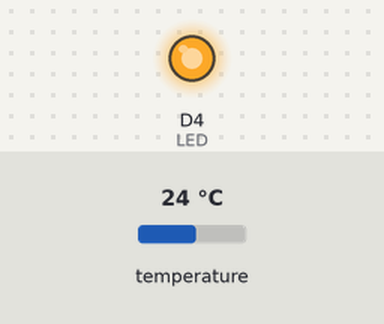
This sketch was run on a simulated Arduino Nano 33 BLE. On the bench: output pins drawn as LEDs (lit = HIGH). Inputs (shaded band) come from the test bench; at power-on: temperature 24 °C.

Above: at 0.1 s.
Timing chart, 0 to 1.6 s (numbered marks = the images above):
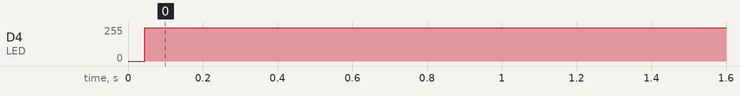

The sketch:

Tx.ino
```cpp
#include <Arduino_LPS22HB.h> //Include library to read Pressure
#include <Arduino_HTS221.h> //Include library to read Temperature and Humidity

#define DELAY 4
//#define DELAY 1
#define LED 4 //Output pin where LED is connected
#define ID 180 //ID of Receiver
#define BITLENGTH 8 //1 Byte
#define FIRSTBIT pow(2,(BITLENGTH-1))//MSB Value
#define TRUE 1

int i, j;
int count=0;
//long Timer = millis();
//float voltage;
void writeByte(char);
//int counter=0;


float Pressure;
float Temperature, Humidity;

//int c = 0;

void setup() {
 //Setting the LED as Output
 pinMode(LED,OUTPUT);
 //Serial.begin(19200);
 //while (!Serial);
 // Serial.println("Started");
BARO.begin();
  //  if (!BARO.begin()) //Initialize Pressure sensor
 // { Serial.println("Failed to initialize Pressure Sensor!"); while (1);}
HTS.begin();
 // if (!HTS.begin()) //Initialize Temperature and Humidity sensor
  //{ Serial.println("Failed to initialize Temperature and Humidity Sensor!"); while (1);}


//delay(20);
}


void loop()
{
//if ((millis()-Timer)<20000000000000000000)
//{
//Read Pressure value
//Pressure = BARO.readPressure();
//Read Temperature value
Temperature = HTS.readTemperature();
//Read Humidity value
//Humidity = HTS.readHumidity();
writeByte(ID); //Sending ID of Receiver
writeByte(Temperature);//sending the temperature to the receiver
//writeByte(Pressure);//sending the  Pressure to the receiver
//writeByte(Humidity);//sending the  Humidity  to the receiver
/*float temperature = (float)Temperature*5/1024;
temperature=(temperature -0.5)*100;
Serial.print(++count); // Sending the value of temperature
Serial.print (" : The tempereature is ");
Serial.print(temperature); // Sending the value of temperature
Serial.println(" 'C");
if (count >256)
{
count=0;
}
  Serial.print("Humidity = ");Serial.println(Humidity);
  Serial.print("Pressure = ");Serial.println(Pressure);
   Serial.print("Temperature = ");Serial.println(Temperature-12);

*/
//}
}


//Sending 1byte number
void writeByte(char decimal)
{
//converting the decimal value to binary and sending 8 bit information from MSB to LSB
 int i,binary;
 for(i=0;i<BITLENGTH;i++)
 {
  //int a= decimal % 2;
 binary = (int)decimal/FIRSTBIT; //Getting the first binary bit value
 decimal= (decimal & ((int)FIRSTBIT -1));//Setting the first bit to zero
 decimal=decimal<<1; //Shift all bits by one to left
 if(binary==TRUE)
 //if (a==1)
 {
 digitalWrite(LED,HIGH);
 delayMicroseconds(5);
 digitalWrite(LED,LOW);
  //analogWrite(A0,255);
 //Serial.print("1");
 }
 else
 {
 digitalWrite(LED,LOW);
 delayMicroseconds(5);
 digitalWrite(LED,HIGH);
 // analogWrite(A0,0);
 //Serial.print("0");
 }
 //delay(DELAY);
 delayMicroseconds(5);
 }
//Serial.println();
//digitalWrite(LED,LOW);
}
```

Measured:
- by itself, D4 (LED): 0/255 → 248/255 at 0.05 s
